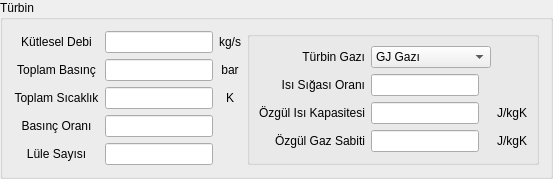
            <widget class="QGroupBox" name="groupBox">
             <property name="title">
              <string>Türbin</string>
             </property>
             <layout class="QGridLayout" name="gridLayout_5">
              <item row="0" column="0">
               <widget class="QLabel" name="label_10">
                <property name="text">
                 <string>Kütlesel Debi</string>
                </property>
                <property name="alignment">
                 <set>Qt::AlignCenter</set>
                </property>
               </widget>
              </item>
              <item row="0" column="1">
               <widget class="QLineEdit" name="lineEdit_trb_mass_flow">
                <property name="sizePolicy">
                 <sizepolicy hsizetype="Fixed" vsizetype="Fixed">
                  <horstretch>0</horstretch>
                  <verstretch>0</verstretch>
                 </sizepolicy>
                </property>
                <property name="alignment">
                 <set>Qt::AlignRight|Qt::AlignTrailing|Qt::AlignVCenter</set>
                </property>
               </widget>
              </item>
              <item row="0" column="2">
               <widget class="QLabel" name="label_9">
                <property name="layoutDirection">
                 <enum>Qt::LeftToRight</enum>
                </property>
                <property name="text">
                 <string>kg/s</string>
                </property>
                <property name="alignment">
                 <set>Qt::AlignCenter</set>
                </property>
               </widget>
              </item>
              <item row="0" column="3" rowspan="5">
               <widget class="QGroupBox" name="groupBox_gas_specs">
                <property name="enabled">
                 <bool>true</bool>
                </property>
                <property name="sizePolicy">
                 <sizepolicy hsizetype="Preferred" vsizetype="Preferred">
                  <horstretch>0</horstretch>
                  <verstretch>0</verstretch>
                 </sizepolicy>
                </property>
                <property name="title">
                 <string/>
                </property>
                <property name="flat">
                 <bool>false</bool>
                </property>
                <layout class="QGridLayout" name="gridLayout_3">
                 <item row="0" column="0">
                  <widget class="QLabel" name="label_15">
                   <property name="text">
                    <string>Türbin Gazı</string>
                   </property>
                   <property name="alignment">
                    <set>Qt::AlignRight|Qt::AlignTrailing|Qt::AlignVCenter</set>
                   </property>
                  </widget>
                 </item>
                 <item row="0" column="1">
                  <widget class="QComboBox" name="comboBox_trb_gas">
                   <property name="enabled">
                    <bool>true</bool>
                   </property>
                   <property name="sizePolicy">
                    <sizepolicy hsizetype="Minimum" vsizetype="Maximum">
                     <horstretch>0</horstretch>
                     <verstretch>0</verstretch>
                    </sizepolicy>
                   </property>
                   <property name="maximumSize">
                    <size>
                     <width>133</width>
                     <height>16777215</height>
                    </size>
                   </property>
                   <item>
                    <property name="text">
                     <string>GJ Gazı</string>
                    </property>
                   </item>
                   <item>
                    <property name="text">
                     <string>Kullanıcı Tanımlı </string>
                    </property>
                   </item>
                  </widget>
                 </item>
                 <item row="1" column="0">
                  <widget class="QLabel" name="label_6">
                   <property name="text">
                    <string>Isı Sığası Oranı</string>
                   </property>
                   <property name="alignment">
                    <set>Qt::AlignRight|Qt::AlignTrailing|Qt::AlignVCenter</set>
                   </property>
                  </widget>
                 </item>
                 <item row="1" column="1">
                  <widget class="QLineEdit" name="lineEdit_trb_gamma">
                   <property name="enabled">
                    <bool>true</bool>
                   </property>
                   <property name="sizePolicy">
                    <sizepolicy hsizetype="Fixed" vsizetype="Fixed">
                     <horstretch>0</horstretch>
                     <verstretch>0</verstretch>
                    </sizepolicy>
                   </property>
                  </widget>
                 </item>
                 <item row="2" column="0">
                  <widget class="QLabel" name="label_14">
                   <property name="text">
                    <string>Özgül Isı Kapasitesi</string>
                   </property>
                   <property name="alignment">
                    <set>Qt::AlignRight|Qt::AlignTrailing|Qt::AlignVCenter</set>
                   </property>
                  </widget>
                 </item>
                 <item row="2" column="1">
                  <widget class="QLineEdit" name="lineEdit_trb_cp">
                   <property name="enabled">
                    <bool>true</bool>
                   </property>
                   <property name="sizePolicy">
                    <sizepolicy hsizetype="Fixed" vsizetype="Fixed">
                     <horstretch>0</horstretch>
                     <verstretch>0</verstretch>
                    </sizepolicy>
                   </property>
                  </widget>
                 </item>
                 <item row="2" column="2">
                  <widget class="QLabel" name="label_4">
                   <property name="text">
                    <string>J/kgK</string>
                   </property>
                  </widget>
                 </item>
                 <item row="3" column="0">
                  <widget class="QLabel" name="label_7">
                   <property name="text">
                    <string>Özgül Gaz Sabiti</string>
                   </property>
                   <property name="alignment">
                    <set>Qt::AlignRight|Qt::AlignTrailing|Qt::AlignVCenter</set>
                   </property>
                  </widget>
                 </item>
                 <item row="3" column="1">
                  <widget class="QLineEdit" name="lineEdit_trb_r">
                   <property name="enabled">
                    <bool>true</bool>
                   </property>
                   <property name="sizePolicy">
                    <sizepolicy hsizetype="Fixed" vsizetype="Fixed">
                     <horstretch>0</horstretch>
                     <verstretch>0</verstretch>
                    </sizepolicy>
                   </property>
                  </widget>
                 </item>
                 <item row="3" column="2">
                  <widget class="QLabel" name="label_5">
                   <property name="text">
                    <string>J/kgK</string>
                   </property>
                  </widget>
                 </item>
                </layout>
               </widget>
              </item>
              <item row="1" column="0">
               <widget class="QLabel" name="label_13">
                <property name="text">
                 <string>Toplam Basınç</string>
                </property>
                <property name="alignment">
                 <set>Qt::AlignCenter</set>
                </property>
               </widget>
              </item>
              <item row="1" column="1">
               <widget class="QLineEdit" name="lineEdit_trb_total_pres">
                <property name="sizePolicy">
                 <sizepolicy hsizetype="Fixed" vsizetype="Fixed">
                  <horstretch>0</horstretch>
                  <verstretch>0</verstretch>
                 </sizepolicy>
                </property>
                <property name="alignment">
                 <set>Qt::AlignRight|Qt::AlignTrailing|Qt::AlignVCenter</set>
                </property>
               </widget>
              </item>
              <item row="1" column="2">
               <widget class="QLabel" name="label_8">
                <property name="text">
                 <string>bar</string>
                </property>
                <property name="alignment">
                 <set>Qt::AlignCenter</set>
                </property>
               </widget>
              </item>
              <item row="2" column="0">
               <widget class="QLabel" name="label_11">
                <property name="text">
                 <string>Toplam Sıcaklık</string>
                </property>
                <property name="alignment">
                 <set>Qt::AlignCenter</set>
                </property>
               </widget>
              </item>
              <item row="2" column="1">
               <widget class="QLineEdit" name="lineEdit_trb_total_temp">
                <property name="sizePolicy">
                 <sizepolicy hsizetype="Fixed" vsizetype="Fixed">
                  <horstretch>0</horstretch>
                  <verstretch>0</verstretch>
                 </sizepolicy>
                </property>
                <property name="alignment">
                 <set>Qt::AlignRight|Qt::AlignTrailing|Qt::AlignVCenter</set>
                </property>
               </widget>
              </item>
              <item row="2" column="2">
               <widget class="QLabel" name="label_12">
                <property name="text">
                 <string>K</string>
                </property>
                <property name="alignment">
                 <set>Qt::AlignCenter</set>
                </property>
               </widget>
              </item>
              <item row="3" column="0">
               <widget class="QLabel" name="label_24">
                <property name="text">
                 <string>Basınç Oranı</string>
                </property>
                <property name="alignment">
                 <set>Qt::AlignCenter</set>
                </property>
               </widget>
              </item>
              <item row="3" column="1">
               <widget class="QLineEdit" name="lineEdit_trb_pres_ratio">
                <property name="sizePolicy">
                 <sizepolicy hsizetype="Fixed" vsizetype="Fixed">
                  <horstretch>0</horstretch>
                  <verstretch>0</verstretch>
                 </sizepolicy>
                </property>
                <property name="text">
                 <string/>
                </property>
                <property name="alignment">
                 <set>Qt::AlignRight|Qt::AlignTrailing|Qt::AlignVCenter</set>
                </property>
               </widget>
              </item>
              <item row="4" column="0">
               <widget class="QLabel" name="label_25">
                <property name="text">
                 <string>Lüle Sayısı</string>
                </property>
                <property name="alignment">
                 <set>Qt::AlignCenter</set>
                </property>
               </widget>
              </item>
              <item row="4" column="1">
               <widget class="QLineEdit" name="lineEdit_trb_number_of_nozzle">
                <property name="sizePolicy">
                 <sizepolicy hsizetype="Fixed" vsizetype="Fixed">
                  <horstretch>0</horstretch>
                  <verstretch>0</verstretch>
                 </sizepolicy>
                </property>
                <property name="alignment">
                 <set>Qt::AlignRight|Qt::AlignTrailing|Qt::AlignVCenter</set>
                </property>
               </widget>
              </item>
             </layout>
            </widget>
